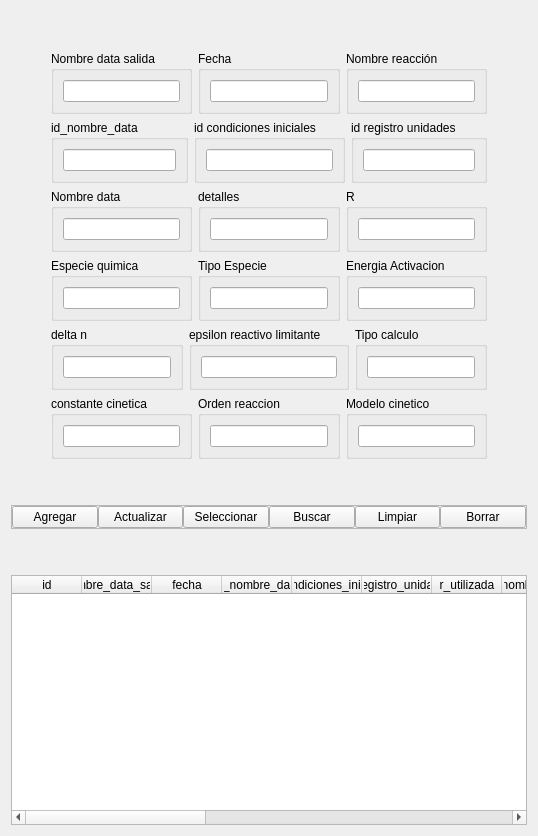
              <widget class="QWidget" name="cal_tab">
               <attribute name="title">
                <string>Calculos</string>
               </attribute>
               <layout class="QVBoxLayout" name="verticalLayout_58">
                <item>
                 <spacer name="verticalSpacer_46">
                  <property name="orientation">
                   <enum>Qt::Vertical</enum>
                  </property>
                  <property name="sizeHint" stdset="0">
                   <size>
                    <width>20</width>
                    <height>40</height>
                   </size>
                  </property>
                 </spacer>
                </item>
                <item>
                 <layout class="QHBoxLayout" name="horizontalLayout_22">
                  <item>
                   <spacer name="horizontalSpacer_21">
                    <property name="orientation">
                     <enum>Qt::Horizontal</enum>
                    </property>
                    <property name="sizeHint" stdset="0">
                     <size>
                      <width>40</width>
                      <height>20</height>
                     </size>
                    </property>
                   </spacer>
                  </item>
                  <item>
                   <layout class="QVBoxLayout" name="verticalLayout_39">
                    <item>
                     <layout class="QHBoxLayout" name="horizontalLayout_60">
                      <item>
                       <widget class="QGroupBox" name="groupBox_15">
                        <property name="title">
                         <string>Nombre data salida</string>
                        </property>
                        <layout class="QVBoxLayout" name="verticalLayout_40">
                         <item>
                          <widget class="QLineEdit" name="nombre_ds_edit">
                           <property name="text">
                            <string/>
                           </property>
                          </widget>
                         </item>
                        </layout>
                       </widget>
                      </item>
                      <item>
                       <widget class="QGroupBox" name="groupBox_16">
                        <property name="title">
                         <string>Fecha</string>
                        </property>
                        <layout class="QVBoxLayout" name="verticalLayout_41">
                         <item>
                          <widget class="QLineEdit" name="fecha_ds_edit"/>
                         </item>
                        </layout>
                       </widget>
                      </item>
                      <item>
                       <widget class="QGroupBox" name="groupBox_17">
                        <property name="title">
                         <string>Nombre reacción</string>
                        </property>
                        <layout class="QVBoxLayout" name="verticalLayout_42">
                         <item>
                          <widget class="QLineEdit" name="nombre_reaccion_ds_edit"/>
                         </item>
                        </layout>
                       </widget>
                      </item>
                     </layout>
                    </item>
                    <item>
                     <layout class="QHBoxLayout" name="horizontalLayout_61">
                      <item>
                       <widget class="QGroupBox" name="groupBox_18">
                        <property name="title">
                         <string>id_nombre_data</string>
                        </property>
                        <layout class="QVBoxLayout" name="verticalLayout_43">
                         <item>
                          <widget class="QLineEdit" name="id_nombre_data_ds_edit"/>
                         </item>
                        </layout>
                       </widget>
                      </item>
                      <item>
                       <widget class="QGroupBox" name="groupBox_19">
                        <property name="title">
                         <string>id condiciones iniciales</string>
                        </property>
                        <layout class="QVBoxLayout" name="verticalLayout_44">
                         <item>
                          <widget class="QLineEdit" name="id_condiciones_iniciales_ds_edit"/>
                         </item>
                        </layout>
                       </widget>
                      </item>
                      <item>
                       <widget class="QGroupBox" name="groupBox_20">
                        <property name="title">
                         <string>id registro unidades</string>
                        </property>
                        <layout class="QVBoxLayout" name="verticalLayout_45">
                         <item>
                          <widget class="QLineEdit" name="id_registro_unidades_ds_edit"/>
                         </item>
                        </layout>
                       </widget>
                      </item>
                     </layout>
                    </item>
                    <item>
                     <layout class="QHBoxLayout" name="horizontalLayout_62">
                      <item>
                       <widget class="QGroupBox" name="groupBox_21">
                        <property name="title">
                         <string>Nombre data</string>
                        </property>
                        <layout class="QVBoxLayout" name="verticalLayout_46">
                         <item>
                          <widget class="QLineEdit" name="nombre_data_ds_edit">
                           <property name="text">
                            <string/>
                           </property>
                          </widget>
                         </item>
                        </layout>
                       </widget>
                      </item>
                      <item>
                       <widget class="QGroupBox" name="groupBox_22">
                        <property name="title">
                         <string>detalles</string>
                        </property>
                        <layout class="QVBoxLayout" name="verticalLayout_47">
                         <item>
                          <widget class="QLineEdit" name="detalles_ds_edit">
                           <property name="text">
                            <string/>
                           </property>
                          </widget>
                         </item>
                        </layout>
                       </widget>
                      </item>
                      <item>
                       <widget class="QGroupBox" name="groupBox_23">
                        <property name="title">
                         <string>R</string>
                        </property>
                        <layout class="QVBoxLayout" name="verticalLayout_48">
                         <item>
                          <widget class="QLineEdit" name="r_ds_edit">
                           <property name="text">
                            <string/>
                           </property>
                          </widget>
                         </item>
                        </layout>
                       </widget>
                      </item>
                     </layout>
                    </item>
                    <item>
                     <layout class="QHBoxLayout" name="horizontalLayout_63">
                      <item>
                       <widget class="QGroupBox" name="groupBox_24">
                        <property name="title">
                         <string>Especie quimica</string>
                        </property>
                        <layout class="QVBoxLayout" name="verticalLayout_49">
                         <item>
                          <widget class="QLineEdit" name="especie_quimica_ds_edit"/>
                         </item>
                        </layout>
                       </widget>
                      </item>
                      <item>
                       <widget class="QGroupBox" name="groupBox_25">
                        <property name="title">
                         <string>Tipo Especie</string>
                        </property>
                        <layout class="QVBoxLayout" name="verticalLayout_50">
                         <item>
                          <widget class="QLineEdit" name="tipo_especie_ds_edit"/>
                         </item>
                        </layout>
                       </widget>
                      </item>
                      <item>
                       <widget class="QGroupBox" name="groupBox_26">
                        <property name="title">
                         <string>Energia Activacion</string>
                        </property>
                        <layout class="QVBoxLayout" name="verticalLayout_51">
                         <item>
                          <widget class="QLineEdit" name="energia_activacion_ds_edit">
                           <property name="text">
                            <string/>
                           </property>
                          </widget>
                         </item>
                        </layout>
                       </widget>
                      </item>
                     </layout>
                    </item>
                    <item>
                     <layout class="QHBoxLayout" name="horizontalLayout_64">
                      <item>
                       <widget class="QGroupBox" name="groupBox_27">
                        <property name="title">
                         <string>delta n</string>
                        </property>
                        <layout class="QVBoxLayout" name="verticalLayout_52">
                         <item>
                          <widget class="QLineEdit" name="delta_n_ds_edit"/>
                         </item>
                        </layout>
                       </widget>
                      </item>
                      <item>
                       <widget class="QGroupBox" name="groupBox_28">
                        <property name="title">
                         <string>epsilon reactivo limitante</string>
                        </property>
                        <layout class="QVBoxLayout" name="verticalLayout_53">
                         <item>
                          <widget class="QLineEdit" name="epsilon_rl_ds_edit"/>
                         </item>
                        </layout>
                       </widget>
                      </item>
                      <item>
                       <widget class="QGroupBox" name="groupBox_29">
                        <property name="title">
                         <string>Tipo calculo</string>
                        </property>
                        <layout class="QVBoxLayout" name="verticalLayout_54">
                         <item>
                          <widget class="QLineEdit" name="tipo_calculo_ds_edit">
                           <property name="text">
                            <string/>
                           </property>
                          </widget>
                         </item>
                        </layout>
                       </widget>
                      </item>
                     </layout>
                    </item>
                    <item>
                     <layout class="QHBoxLayout" name="horizontalLayout_65">
                      <item>
                       <widget class="QGroupBox" name="groupBox_30">
                        <property name="title">
                         <string>constante cinetica</string>
                        </property>
                        <layout class="QVBoxLayout" name="verticalLayout_55">
                         <item>
                          <widget class="QLineEdit" name="constante_cinetica_ds_edit"/>
                         </item>
                        </layout>
                       </widget>
                      </item>
                      <item>
                       <widget class="QGroupBox" name="groupBox_31">
                        <property name="title">
                         <string>Orden reaccion</string>
                        </property>
                        <layout class="QVBoxLayout" name="verticalLayout_56">
                         <item>
                          <widget class="QLineEdit" name="orden_reaccion_ds_edit"/>
                         </item>
                        </layout>
                       </widget>
                      </item>
                      <item>
                       <widget class="QGroupBox" name="groupBox_32">
                        <property name="title">
                         <string>Modelo cinetico</string>
                        </property>
                        <layout class="QVBoxLayout" name="verticalLayout_57">
                         <item>
                          <widget class="QLineEdit" name="modelo_cinetico_ds_edit"/>
                         </item>
                        </layout>
                       </widget>
                      </item>
                     </layout>
                    </item>
                   </layout>
                  </item>
                  <item>
                   <spacer name="horizontalSpacer_22">
                    <property name="orientation">
                     <enum>Qt::Horizontal</enum>
                    </property>
                    <property name="sizeHint" stdset="0">
                     <size>
                      <width>40</width>
                      <height>20</height>
                     </size>
                    </property>
                   </spacer>
                  </item>
                 </layout>
                </item>
                <item>
                 <spacer name="verticalSpacer_45">
                  <property name="orientation">
                   <enum>Qt::Vertical</enum>
                  </property>
                  <property name="sizeHint" stdset="0">
                   <size>
                    <width>20</width>
                    <height>40</height>
                   </size>
                  </property>
                 </spacer>
                </item>
                <item>
                 <widget class="QFrame" name="funciones_frame_ds">
                  <property name="frameShape">
                   <enum>QFrame::StyledPanel</enum>
                  </property>
                  <property name="frameShadow">
                   <enum>QFrame::Raised</enum>
                  </property>
                  <layout class="QHBoxLayout" name="horizontalLayout_76">
                   <property name="spacing">
                    <number>0</number>
                   </property>
                   <property name="leftMargin">
                    <number>0</number>
                   </property>
                   <property name="topMargin">
                    <number>0</number>
                   </property>
                   <property name="rightMargin">
                    <number>0</number>
                   </property>
                   <property name="bottomMargin">
                    <number>0</number>
                   </property>
                   <item>
                    <widget class="QPushButton" name="agregar_ds_btn">
                     <property name="text">
                      <string>Agregar</string>
                     </property>
                    </widget>
                   </item>
                   <item>
                    <widget class="QPushButton" name="actualizar_ds_btn">
                     <property name="text">
                      <string>Actualizar</string>
                     </property>
                    </widget>
                   </item>
                   <item>
                    <widget class="QPushButton" name="seleccionar_ds_btn">
                     <property name="text">
                      <string>Seleccionar</string>
                     </property>
                    </widget>
                   </item>
                   <item>
                    <widget class="QPushButton" name="buscar_ds_btn">
                     <property name="text">
                      <string>Buscar</string>
                     </property>
                    </widget>
                   </item>
                   <item>
                    <widget class="QPushButton" name="limpiar_ds_btn">
                     <property name="text">
                      <string>Limpiar</string>
                     </property>
                    </widget>
                   </item>
                   <item>
                    <widget class="QPushButton" name="borrar_ds_btn">
                     <property name="text">
                      <string>Borrar</string>
                     </property>
                    </widget>
                   </item>
                  </layout>
                 </widget>
                </item>
                <item>
                 <spacer name="verticalSpacer_44">
                  <property name="orientation">
                   <enum>Qt::Vertical</enum>
                  </property>
                  <property name="sizeHint" stdset="0">
                   <size>
                    <width>20</width>
                    <height>40</height>
                   </size>
                  </property>
                 </spacer>
                </item>
                <item>
                 <widget class="QTableWidget" name="datos_salida_tabla">
                  <property name="minimumSize">
                   <size>
                    <width>0</width>
                    <height>250</height>
                   </size>
                  </property>
                  <property name="focusPolicy">
                   <enum>Qt::NoFocus</enum>
                  </property>
                  <property name="showGrid">
                   <bool>false</bool>
                  </property>
                  <attribute name="horizontalHeaderMinimumSectionSize">
                   <number>50</number>
                  </attribute>
                  <attribute name="horizontalHeaderDefaultSectionSize">
                   <number>70</number>
                  </attribute>
                  <attribute name="horizontalHeaderStretchLastSection">
                   <bool>true</bool>
                  </attribute>
                  <attribute name="verticalHeaderVisible">
                   <bool>false</bool>
                  </attribute>
                  <column>
                   <property name="text">
                    <string>id</string>
                   </property>
                  </column>
                  <column>
                   <property name="text">
                    <string>nombre_data_salida</string>
                   </property>
                  </column>
                  <column>
                   <property name="text">
                    <string>fecha</string>
                   </property>
                  </column>
                  <column>
                   <property name="text">
                    <string>id_nombre_data</string>
                   </property>
                  </column>
                  <column>
                   <property name="text">
                    <string>id_condiciones_iniciales</string>
                   </property>
                  </column>
                  <column>
                   <property name="text">
                    <string>id_registro_unidades</string>
                   </property>
                  </column>
                  <column>
                   <property name="text">
                    <string>r_utilizada</string>
                   </property>
                  </column>
                  <column>
                   <property name="text">
                    <string>nombre_data</string>
                   </property>
                  </column>
                  <column>
                   <property name="text">
                    <string>nombre_reaccion</string>
                   </property>
                  </column>
                  <column>
                   <property name="text">
                    <string>delta_n_reaccion</string>
                   </property>
                  </column>
                  <column>
                   <property name="text">
                    <string>epsilon_reactivo_limitante</string>
                   </property>
                  </column>
                  <column>
                   <property name="text">
                    <string>tipo_especie</string>
                   </property>
                  </column>
                  <column>
                   <property name="text">
                    <string>especie_quimica</string>
                   </property>
                  </column>
                  <column>
                   <property name="text">
                    <string>constante_cinetica</string>
                   </property>
                  </column>
                  <column>
                   <property name="text">
                    <string>orden_reaccion</string>
                   </property>
                  </column>
                  <column>
                   <property name="text">
                    <string>modelo_cinetico</string>
                   </property>
                  </column>
                  <column>
                   <property name="text">
                    <string>tipo_calculo</string>
                   </property>
                  </column>
                  <column>
                   <property name="text">
                    <string>energia_activacion</string>
                   </property>
                  </column>
                  <column>
                   <property name="text">
                    <string>detalles</string>
                   </property>
                  </column>
                 </widget>
                </item>
               </layout>
              </widget>
